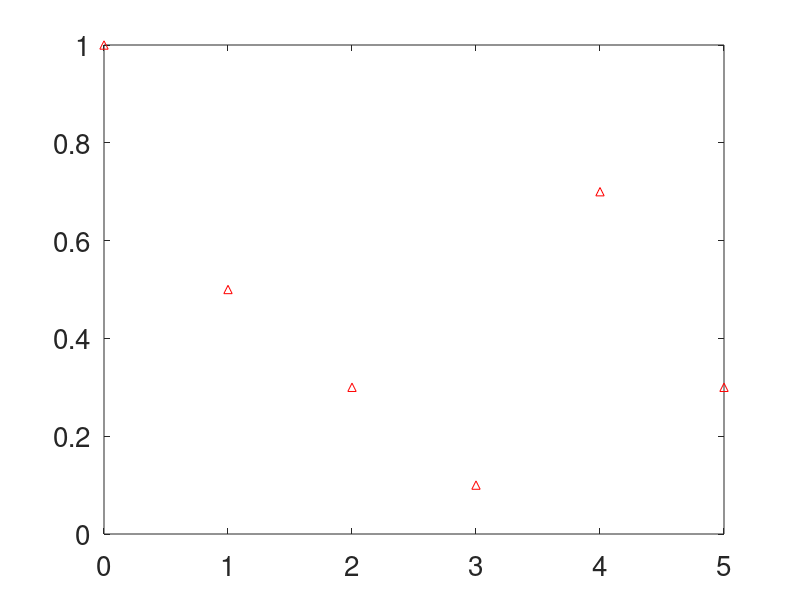

Write the MATLAB code that produced this figure.
clear all
close all
clc

load dat1_2;
a = [1 0.5 0.3 0.1 0.7 0.3];
figure()
impz(a);
set(gca,'FontSize',20)
b = 1;
AR = filter(b,a,x1);
save dat4_1 x1 AR